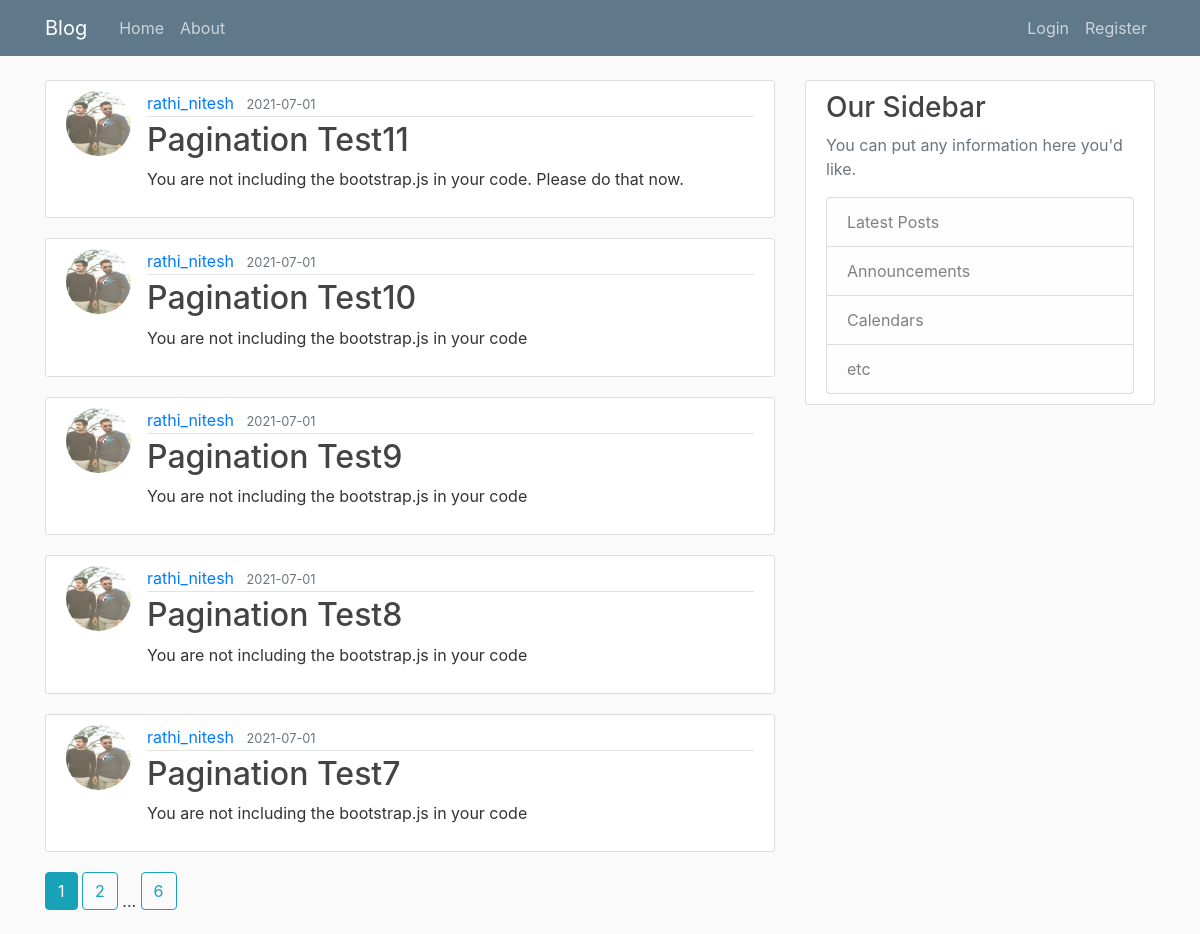
The page /home on the database its author committed.
### blogger/models.py (models this page shows, shortened)
class Post(db.Model):
    id = db.Column(db.Integer, primary_key=True)
    title = db.Column(db.String(20), nullable=False)
    date_posted = db.Column(db.DateTime, nullable=False, default=datetime.utcnow)
    content = db.Column(db.Text, nullable=False)
    user_id = db.Column(db.Integer, db.ForeignKey('user.id'), nullable=False)

class User(db.Model, UserMixin):
    id = db.Column(db.Integer, primary_key=True)
    username = db.Column(db.String(20), unique=True, nullable=False)
    email = db.Column(db.String(120), unique=True, nullable=False)
    image_file = db.Column(db.String(20), nullable=False, default='default_image.jpg')
    password = db.Column(db.String(60), nullable=False)
    posts = db.relationship('Post', backref='author', lazy=True)

### blogger/main/routes.py (the view)
@main.route('/')
@main.route('/home')
def home():
    page = request.args.get('page', 1, type=int)
    posts = Post.query.order_by(Post.date_posted.desc()).paginate(per_page=5, page=page)
    return render_template("home.html", posts=posts)

### blogger/templates/home.html
{% extends "layout.html" %}
{% block content %}
    {% for post in posts.items %}
        <article class="media content-section">
          <img class="rounded-circle article-img" src="{{ url_for('static', filename='profile_pics/' +
          post.author.image_file) }}">
          <div class="media-body">
            <div class="article-metadata">
              <a class="mr-2" href="{{ url_for('users.user_posts', username=post.author.username) }}">
                  {{ post.author.username }}</a>
              <small class="text-muted">{{ post.date_posted.strftime('%Y-%m-%d') }}</small>
            </div>
            <h2><a class="article-title" href="{{ url_for('posts.view_post', idx=post.id) }}">{{ post.title }}</a></h2>
            <p class="article-content">{{ post.content }}</p>
          </div>
        </article>
    {% endfor %}
    {% for page_num in posts.iter_pages(left_edge=1, right_edge=1, left_current=1, right_current=2) %}
        {% if page_num %}
            {% if posts.page == page_num %}
                <a class="btn btn-info mb-4" href="{{ url_for('main.home', page=page_num) }}">{{ page_num }}</a>
            {% else %}
                <a class="btn btn-outline-info mb-4" href="{{ url_for('main.home', page=page_num) }}">{{ page_num }}</a>
            {% endif %}
        {% else %}
            ...
        {% endif %}
    {% endfor %}
{% endblock content %}

### blogger/static/main.css (style rules this page uses)
body { background: #fafafa; color: #333333; margin-top: 5rem; }
h1, h2, h3, h4, h5, h6 { color: #444444; }
.content-section { background: #ffffff; padding: 10px 20px; border: 1px solid #dddddd; border-radius: 3px; margin-bottom: 20px; }
.article-title { color: #444444; }
.article-content { white-space: pre-line; }
.article-img { height: 65px; width: 65px; margin-right: 16px; }
.article-metadata { padding-bottom: 1px; margin-bottom: 4px; border-bottom: 1px solid #e3e3e3 }

### rows shown on the page
Post: image_file (picture), author.username "rathi_nitesh", date_posted "2021-07-01", title "Pagination Test11", content "You are not including the bootstrap.js in your code. Please do that now."
Post: image_file (picture), author.username "rathi_nitesh", date_posted "2021-07-01", title "Pagination Test10", content "You are not including the bootstrap.js in your code"
Post: image_file (picture), author.username "rathi_nitesh", date_posted "2021-07-01", title "Pagination Test9", content "You are not including the bootstrap.js in your code"
Post: image_file (picture), author.username "rathi_nitesh", date_posted "2021-07-01", title "Pagination Test8", content "You are not including the bootstrap.js in your code"
Post: image_file (picture), author.username "rathi_nitesh", date_posted "2021-07-01", title "Pagination Test7", content "You are not including the bootstrap.js in your code"

### other values the page prints
{{ page_num }} "1"
{{ page_num }} "2" "6"
